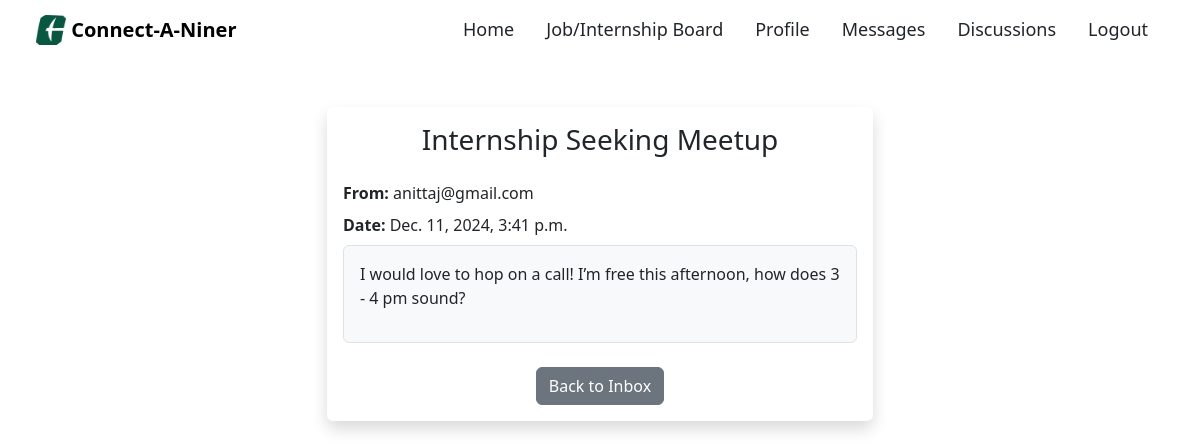
The page /message/6/ (signed in) on the database its author committed.
### base/models.py (models this page shows, shortened)
class Message(models.Model):
    sender = models.ForeignKey(
        settings.AUTH_USER_MODEL, related_name='sent_messages', on_delete=models.CASCADE
    )
    recipient = models.ForeignKey(
        settings.AUTH_USER_MODEL, related_name='received_messages', on_delete=models.CASCADE
    )
    subject = models.CharField(max_length=255)
    body = models.TextField()
    timestamp = models.DateTimeField(auto_now_add=True)
    is_read = models.BooleanField(default=False)

class User(AbstractBaseUser, PermissionsMixin):
    name = models.CharField(max_length=200, null=True)
    email = models.EmailField(unique=True, null=False)  # Ensuring email is unique and required
    bio = models.TextField(null=True)
    is_active = models.BooleanField(default=True)
    is_staff = models.BooleanField(default=False)
    USERNAME_FIELD = 'email'
    REQUIRED_FIELDS = []  # Since email is the USERNAME_FIELD, no other fields are required
    objects = CustomUserManager()
    def __str__(self):
        return self.email

### base/views.py (the view)
# urls.py: path('message/<int:message_id>/', views.view_message, name='view_message'),
@login_required
def view_message(request, message_id):
    message = get_object_or_404(Message, id=message_id, recipient=request.user)
    if not message.is_read:
        message.is_read = True
        message.save()
    return render(request, 'messaging/view_message.html', {'message': message})

### base/templates/messaging/view_message.html
{% extends 'base.html' %}
{% block content %}
<div class="container mt-5">
  <div class="row">
    <div class="col-12 col-sm-8 col-md-6 m-auto">
      <div class="card border-0 shadow">
        <div class="card-body">
          <h1 class="fs-3 text-center mb-4">{{ message.subject }}</h1>
          <p class="mb-2"><strong>From:</strong> {{ message.sender }}</p>
          <p class="mb-2"><strong>Date:</strong> {{ message.timestamp }}</p>
          <div class="border p-3 rounded bg-light">
            <p>{{ message.body }}</p>
          </div>
          <div class="text-center mt-4">
            <a href="{% url 'inbox' %}" class="btn btn-secondary">
              Back to Inbox
            </a>
          </div>
        </div>
      </div>
    </div>
  </div>
</div>
{% endblock %}

### rows shown on the page
Message: subject "Internship Seeking Meetup", sender "anittaj@gmail.com", timestamp "Dec. 11, 2024, 3:41 p.m.", body "I would love to hop on a call! I’m free this afternoon, how does 3 - 4 pm sound?"
